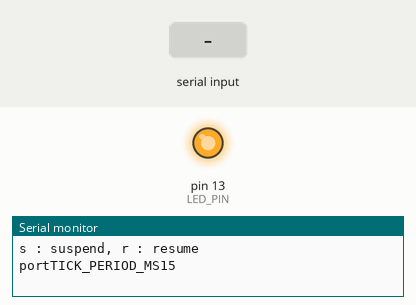
This sketch was run on a simulated Arduino Uno, built with avr-gcc and run on an emulated ATmega328P. Parts: output pins drawn as LEDs (lit = HIGH), the last lines printed to the serial monitor. Dashed ring = blinking. Inputs (shaded band) come from the test bench.

Above: at 0.8 s.
0.9 s: "s" received over Serial
At 2.0 s:
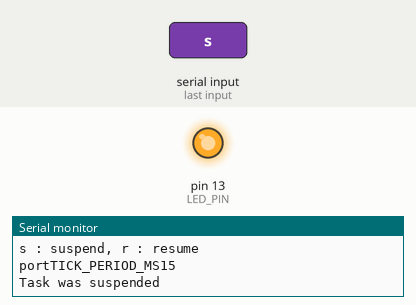
2.4 s: "r" received over Serial
At 3.1 s:
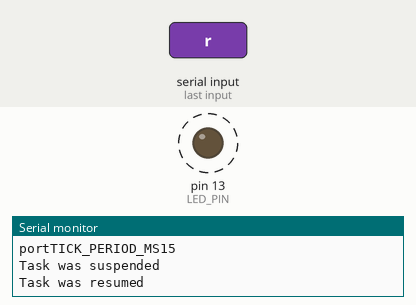
Timing chart, 0 to 11.4 s (numbered marks = the images above; inputs shaded):
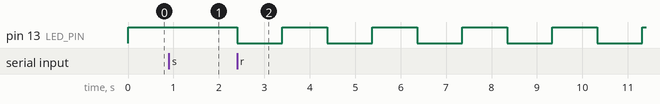

Measured:
- after the input at 0.9 s, pin 13 (LED_PIN): stays HIGH (without the input it goes to LOW after 0.09 s)
- after the input at 2.4 s, pin 13 (LED_PIN): alternates HIGH for 0.99 s and LOW for 0.99 s, starting at once

The sketch:

FreeRTOS.ino
```cpp
#include <Arduino_FreeRTOS.h>

#define LED_PIN 13

TaskHandle_t taskBlink_handler;
TaskHandle_t taskSerial_handler;

void taskBlink(void* args);
void taskSerial(void* args);

void setup() {
  // put your setup code here, to run once:
  Serial.begin(9600);
  while(!Serial);

  Serial.println("s : suspend, r : resume");
  /*
  xTaskCreate(
    void(*func),         : タスクとして行う関数(戻り値なし、引数はvoid*), 原則、無限ループとする
    char[] taskName,     : タスクの名前(デバッグ時に有用)
    unsigned? stackSize, : このタスクに割り当てるスタックサイズ(あまり大きくすると壊れる, グローバル変数込みで約2000なので、)
    void* args,          : タスク関数の引数
    unsigned? priority,  : このタスクの優先順位(数値が大きいほど高い)
    TaskHandle_t* hander : このタスクハンドラーを格納するための変数のアドレス
  );
  */
  xTaskCreate( taskBlink,  "Blink", 128, NULL, 2, &taskBlink_handler);
  xTaskCreate(taskSerial, "Serial", 128, NULL, 1, &taskSerial_handler);
  Serial.print("portTICK_PERIOD_MS");Serial.println(portTICK_PERIOD_MS);
  vTaskStartScheduler();
}

void loop() {
  // FreeRTOSが行ってくれるので、処理の記述不要

}

/*
vTaskSuspend(TaskHandler* handler)
  handlerに格納されたタスクを中断する
vTaskResume(TaskHandler* handler)
  handlerに格納されたタスクを再開する

portTICK_PERIOD_MS
  FreeRTOSにおけるタイマー割り込みの単位を「tick(ティック)」という。
  このtickが現実の何ミリ秒に当たるかを表すマクロ(今回は1ミリ秒)
vTaskDelay(ticks)
  ticks : FreeRTOSで何ティック分実行スケジュールから外すかを指定する。
  delay()と違い、ノンブロッキングに待つことができる。
  マルチタスク環境でdelay()を行うとほかの処理も止まるので、好ましくない。
*/

void taskBlink(void* args){
  pinMode(LED_PIN, HIGH);
  while(1){
    digitalWrite(LED_PIN, HIGH);
    vTaskDelay(1000/portTICK_PERIOD_MS);
    digitalWrite(LED_PIN, LOW);
    vTaskDelay(1000/portTICK_PERIOD_MS);
  }
}

void taskSerial(void* args){
  while(1){
    if(Serial.available() > 0){
      switch(Serial.read()){
        case 's' :
          Serial.println("Task was suspended");
          vTaskSuspend(taskBlink_handler);
          break;
        case 'r' :
          Serial.println("Task was resumed");
          vTaskResume(taskBlink_handler);
          break;
      }
    }
    vTaskDelay(1);
  }
}
```
